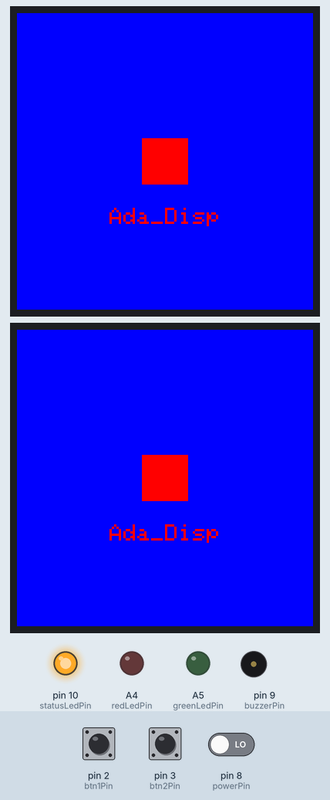
This sketch was run on a simulated Arduino Uno, built with avr-gcc and run on an emulated ATmega328P. Parts: 2 × 128×128 colour display, output pins drawn as LEDs (lit = HIGH), buzzer (waves = sounding). Inputs (shaded band) come from the test bench; at power-on: pin 3 (btn2Pin) LOW, pin 2 (btn1Pin) LOW, pin 8 (powerPin) LOW.

Above: at 3.0 s.
3.1 s: pin 3 (btn2Pin) pulled HIGH for 0.15 s
At 4.1 s:
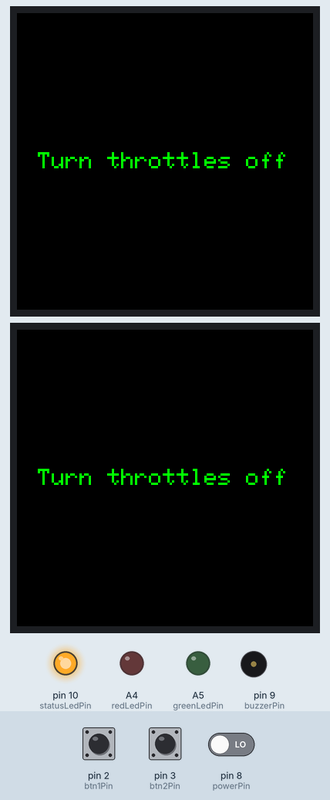
5.0 s: pin 2 (btn1Pin) pulled HIGH for 3.2 s
At 8.7 s:
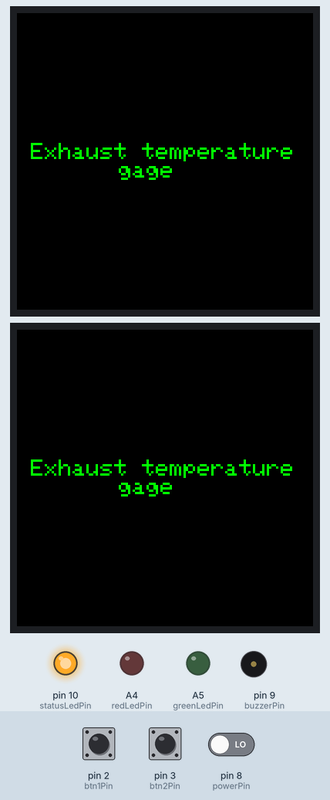
9.7 s: pin 2 (btn1Pin) pulled HIGH for 0.15 s
At 11.0 s:
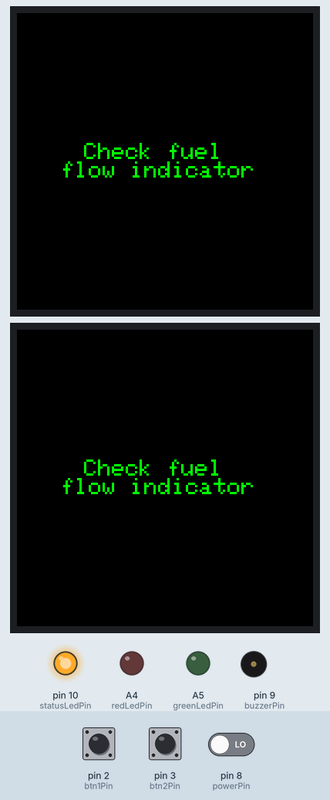
11.7 s: pin 3 (btn2Pin) pulled HIGH for 1 s
At 13.9 s:
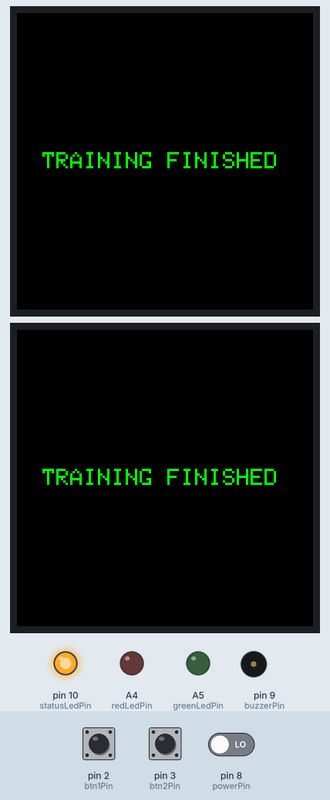
14.2 s: pin 2 (btn1Pin) pulled HIGH for 1 s
At 15.8 s:
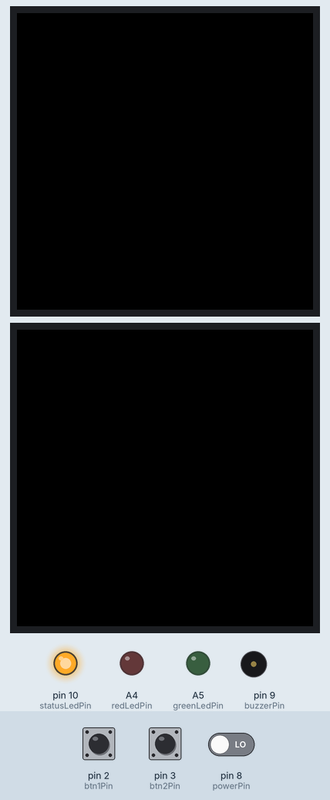
16.7 s: pin 3 (btn2Pin) pulled HIGH for 0.15 s
At 17.9 s:
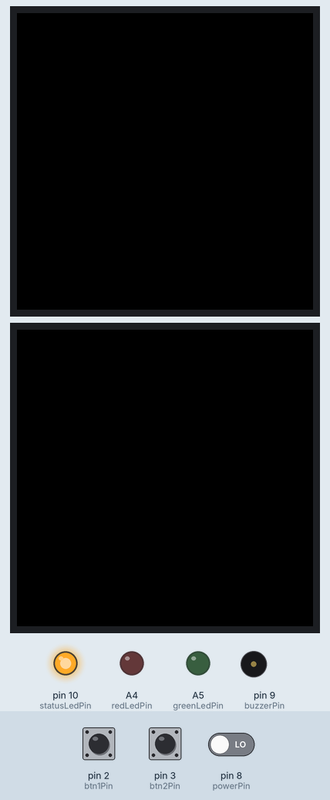
Timing chart, 0 to 19.6 s (numbered marks = the images above; inputs shaded):
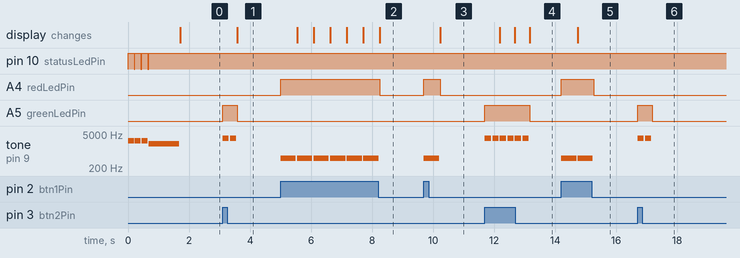

Measured:
- after the input at 3.1 s, A5 (greenLedPin): LOW → HIGH at once, → LOW 0.49 s later; tone on pin 9 (buzzerPin): alternates 3300 Hz for 0.20 s and silent for 0.05 s, 4 changes in all, then stays silent, starting at once; the display: changes after 0.49 s (image 1)
- after the input at 5.0 s, A4 (redLedPin): LOW → HIGH at once, → LOW 3.3 s later; tone on pin 9 (buzzerPin): alternates 500 Hz for 0.50 s and silent for 0.04 s, 12 changes in all, then stays silent, starting at once; the display: first changes after 0.54 s (image 2 shows a later state)
- after the input at 9.7 s, A4 (redLedPin): LOW → HIGH at once, → LOW 0.54 s later; tone on pin 9 (buzzerPin): silent → 500 Hz at once, → silent 0.50 s later; the display: changes after 0.54 s (image 3)
- after the input at 11.7 s, A5 (greenLedPin): LOW → HIGH at once, → LOW 1.5 s later; tone on pin 9 (buzzerPin): alternates 3300 Hz for 0.20 s and silent for 0.05 s, 12 changes in all, then stays silent, starting at once; the display: first changes after 0.49 s (image 4 shows a later state)
- after the input at 14.2 s, A4 (redLedPin): LOW → HIGH at once, → LOW 1.1 s later; tone on pin 9 (buzzerPin): alternates 500 Hz for 0.50 s and silent for 0.03 s, 4 changes in all, then stays silent, starting at once; the display: changes after 0.53 s (image 5)
- after the input at 16.7 s, A5 (greenLedPin): LOW → HIGH at once, → LOW 0.48 s later; tone on pin 9 (buzzerPin): alternates 3300 Hz for 0.20 s and silent for 0.05 s, 4 changes in all, then stays silent, starting at once
- by itself, pin 10 (statusLedPin): alternates HIGH for 0.20 s and LOW for 0.03 s, 7 changes in all, then stays HIGH
- by itself, tone on pin 9 (buzzerPin): plays 2700 Hz for 0.20 s, 2700 Hz for 0.20 s, 2700 Hz for 0.20 s, 2000 Hz for 1.0 s

The sketch:

MainClass.ino
```cpp
#include "Led.h"
#include "Button.h"
#include "Buzzer.h"
#include "Displays.h"
#include "Task.h"

#define greenLedPin A5
#define redLedPin A4
#define statusLedPin 10 // yellow
#define btn1Pin 2 // Button Accept
#define btn2Pin 3 // Button Failure
#define powerPin 8
#define buzzerPin 9
#define sclk 13 // (CL)
#define mosi 11// (SI)
#define rst  6 // (R)
#define cs   5 // (SS)
#define dc   4 // (DC)
#define cs2  7 // (SS)
#define rst2  1 // (R)


// GLOBAL parameters
bool powerState = true;
bool lastPowerState = false;
int iteration = 0;

Led greenLed(greenLedPin);
Led redLed(redLedPin);
Led statusLed(statusLedPin);
Buzzer buzz(buzzerPin);
Button btnAccept(btn1Pin);
Button btnFailure(btn2Pin);
Button powerSwitch(powerPin);
Displays disps(sclk, mosi, dc, cs, cs2, rst, rst2);


void setup()
{
  disps.initDisps();
}

void loop()
{
  powerState == powerSwitch.readState();

  /*if (powerState == true)
  {
    statusLed.setState(true);
  }
  else if (powerState == false)
  {
    statusLed.setState(false);
  }*/


  if (powerState == true)
  {
    if (powerState != lastPowerState)
    {
      programIntro();
    }
    else
    {
      programIteration();
    }
  }
  else if (powerState == false)
  {
    turnProgrammOff();
  }

  lastPowerState = powerState;
}


void programIteration()
{
  // If it is pressed, the buttonState is false

  if (false == btnAccept.readState() &&
      true == btnFailure.readState())
  {
    btnAcceptAction();
    iteration++;
  }
  else if (true  == btnAccept.readState()  &&
           false == btnFailure.readState())
  {
    btnFailureAction();
    iteration++;
  }
  else if (true  == btnAccept.readState()   &&
           true  == btnFailure.readState()  &&
           iteration == 0)
 {
    disps.beforeStartView();
 }

}

void btnAcceptAction()
{
  greenLed.setState(true);
  buzz.playOkTone();
  disps.taskView(iteration);
  greenLed.setState(false);
}


void btnFailureAction()
{
  redLed.setState(true);
  buzz.playFalseTone();
  disps.taskView(iteration);
  redLed.setState(false);
}

void turnProgrammOff()
{
  greenLed.setState(false);
  redLed.setState(false);
  statusLed.setState(false);
  buzz.beQuiet();
  iteration = 0;
}

void programIntro()
{
  buzz.playIntro(statusLed);
  disps.intro();
}
```

Button.h
```cpp
#pragma once
#include <Arduino.h>

class Button
{
public:
	Button(int pinNumber);
	~Button();
	bool readState();

private:
	int btn;
	int btnState = 0;

};

Button::Button(int pinNumber)
{
	btn = pinNumber;
	pinMode(btn, INPUT);
}

Button::~Button()
{

}

bool Button::readState()
{
	return digitalRead(btn);
}
```

Buzzer.h
```cpp
#pragma once
#include <Arduino.h>
#include "Led.h"

class Buzzer
{
public:
	Buzzer(int pin);
	~Buzzer();
	void playOkTone();
	void playFalseTone();
	void playIntro(Led &led);
	void playTone(int toneHz, int durationTime);
  void beQuiet();


private:
	int buzzer;

};

Buzzer::Buzzer(int pin)
{
	buzzer = pin;
}

Buzzer::~Buzzer()
{
}

void Buzzer::playIntro(Led &led)
{
  led.setState(true);
	playTone(2700, 200);
	led.setState(false);
	delay(25);
	led.setState(true);
	playTone(2700, 200);
	led.setState(false);
	delay(25);
	led.setState(true);
	playTone(2700, 200);
	led.setState(false);
	delay(25);
	led.setState(true);
	playTone(2000, 1000);
}


void Buzzer::playFalseTone()
{
	playTone(500, 500);
}

void Buzzer::playOkTone()
{
	playTone(3300, 200);
	delay(50);
	playTone(3300, 200);
}

void Buzzer::playTone(int toneHz, int durationTime)
{
	tone(buzzer, toneHz);
	delay(durationTime);
	noTone(buzzer);
}

void Buzzer::beQuiet()
{
    noTone(buzzer);
}
```

Displays.h
```cpp
#pragma once
#include <Arduino.h>
#include <Adafruit_GFX.h>
#include <Adafruit_SSD1351.h>
#include <SPI.h>
#include "Task.h"

// Color definitions
#define BLACK           0x0000
#define BLUE            0x001F
#define RED             0xF800
#define GREEN           0x07E0
#define CYAN            0x07FF
#define MAGENTA         0xF81F
#define YELLOW          0xFFE0
#define WHITE           0xFFFF


class Displays
{
public:
  Displays(int sclk, int mosi, int dc, int cs, int cs2, int rst, int rst2);
  ~Displays();
  void initDisps(); // 21 znaków poziomo
  void beforeStartView();
  void intro();
  void taskView(int taskNum);
  void correctAnsView();
  void wrongAnsView();
  void testView();


private:
  Adafruit_SSD1351 disp1;
  Adafruit_SSD1351 disp2;
  int numOf;

  bool printTextLine(String text, int line, int totalLines);
  int getNumOfLines(String task);
  int Displays::getYpos(int line, int totalLines);
  int Displays::getXpos(int stringLen);

};

Displays::Displays(int sclk, int mosi, int dc, int cs, int cs2, int rst, int rst2)
: disp1(cs, dc, mosi, sclk, rst), disp2(cs2, dc, mosi, sclk, rst2)
{
  numOf = 0;
}

Displays::~Displays()
{
}


void Displays::initDisps()
{
 Serial.begin(9600);
    disp1.begin();
    disp2.begin();
}


void Displays::beforeStartView()
{
  if (numOf == 0)
  {
	  disp1.fillScreen(BLACK);
    disp2.fillScreen(BLACK);
    disp1.setTextColor(GREEN);
    disp2.setTextColor(GREEN);
	disp1.setCursor(15, 64);
    disp2.setCursor(15, 64);
	disp1.print("Press any button");
    disp2.print("Press any button");
	disp1.setCursor(35, 74);
    disp2.setCursor(35, 74);
	disp1.print("to start");
    disp2.print("to start");
	numOf++;
  }
  else if (numOf > 3)
  {
    delay(1000);
    numOf = 0;
    beforeStartView();
  }
  else
  {
    disp1.print(".");
    disp2.print(".");
    numOf++;
  }

  delay(250);
}


void Displays::intro()
{
  disp1.fillScreen(BLUE);
  disp1.setCursor(34, 84); // X, Y
  disp1.setTextColor(RED);
  disp1.print(" Ada_Disp ");
  disp1.fillRect(54, 54, 20, 20, RED);

  disp2.fillScreen(BLUE);
  disp2.setCursor(34, 84); // X, Y
  disp2.setTextColor(RED);
  disp2.print(" Ada_Disp ");
  disp2.fillRect(54, 54, 20, 20, RED);

  delay(500);
}


void Displays::taskView(int taskNum)
{
  int index = 0;
  int lastIndex = 0;
  int line = 1;
  int numOfLines;
  String task;
  String subString;

  printTextLine("", 0, 0);
  task = tasksN[taskNum];
  numOfLines = getNumOfLines(task);

  while (lastIndex < task.length())
  {
    index = task.indexOf("\n", lastIndex);
    subString = task.substring(lastIndex, index);
    lastIndex += subString.length() + 2;

    printTextLine(subString, line, numOfLines);
    line++;
  }

}


void Displays::correctAnsView()
{
  disp1.fillRect(0, 32, 128, 5, GREEN);
  disp2.fillRect(0, 32, 128, 5, GREEN);

  disp1.fillRect(0, 123, 128, 5, GREEN);
  disp2.fillRect(0, 123, 128, 5, GREEN);
}


void Displays::wrongAnsView()
{
  disp1.fillRect(0, 32, 128, 5, RED);
  disp2.fillRect(0, 32, 128, 5, RED);

  disp1.fillRect(0, 123, 128, 5, RED);
  disp2.fillRect(0, 123, 128, 5, RED);
}


void Displays::testView()
{
	String text;

	if (numOf == 0)
	{
		text = "Are you ready?";
		printTextLine(text, 1, 1);
	}
	else if (numOf == 1)
	{
		text = "Press wrong\nanswer button.";
		printTextLine(text, 1, 2);
		printTextLine(text, 2, 2);
		// student should see red screen elements
	}
	else if (numOf == 2)
	{
		text = "Press good\nanswer button.";
		printTextLine(text, 1, 2);
		printTextLine(text, 2, 2);
		// student should see green screen elements
	}

}


/**This method print text line in the center, of the display 120x120px.
Return false and pring communicate in case of error.*/
bool Displays::printTextLine(String text, int line, int totalLines)
{
  // ilosc liter
  // oblicz pozycje x
  // oblicz pozycje y jezeli to n-linia/x-linii


	int textSize  = text.length();
	int yPos = (4 + ((15 - totalLines) * 4)) + ((line - 1) * 8);
  int xPos = 4 + (((20 - textSize) * 5) / 2);

  if(line == 0)
  {
    disp1.fillScreen(BLACK);
    disp2.fillScreen(BLACK);
    disp1.setTextColor(GREEN);
    disp2.setTextColor(GREEN);
  }
  else
  {
    if (textSize < 21)
    {
      disp1.setCursor(xPos, yPos);
      disp1.print(text);
      disp2.setCursor(xPos, yPos);
      disp2.print(text);
    }
    else
    {
      xPos = 54;
      yPos = 4 + (7 * 8);
      disp1.setCursor(xPos, yPos);
      disp1.print("error");
      disp2.setCursor(xPos, yPos);
      disp2.print("error");
    }
  }
}

int Displays::getNumOfLines(String task)
{
  int line = 0;
  int index = 0;
  int lastIndex = 0;
  String subString;

  for (int i = 0; i < task.length(); i++)
  {
    index = task.indexOf("\n", lastIndex);
    subString = task.substring(lastIndex, index);
    i += subString.length() + 2;
    lastIndex = index + 2;
    line++;
  }

  return line;
}


/*
 * Remember to count from 0 !
 *
 * Zatem pierwsza linijka powinna się zaczynac na wysokosci Y = 34
 * Kazda nastepna powinna byc o 10 pxl nizej
 * Lacznie jest 8 linii poziomych
 *
 * Pierwszy znak powinien byc na punkcie X = 1
 * Kazdy nastepny powinien byc 5 pxl dalej
 * Lacznie sa 24 punkty
 */
int Displays::getXpos(int stringLen)
{
  return ((24 - stringLen) / 2) * 5;
}


int Displays::getYpos(int line, int totalLines)
{
  int totalPos = 24 + (((8 - totalLines) / 2) * 10);
  int linePos = totalPos + (line - 1) * 10;

  return linePos;
}
```

Led.h
```cpp
#pragma once
#include <Arduino.h>

class Led
{
	private:
		int led;

	public:

		Led(int pinNum);
		~Led();

		void setState(bool setHigh);
		void initialBlinking();


};

Led::Led(int pinNum)
{
	led = pinNum;
	pinMode(led, OUTPUT);
}

Led::~Led()
{
	digitalWrite(led, LOW);
}

void Led::setState(bool setHigh)
{
	setHigh ? digitalWrite(led, HIGH) : digitalWrite(led, LOW);
}

void Led::initialBlinking()
{
	for (int i = 0; i < 5; i++)
	{
		setState(true);
		delay(500);
		setState(false);
		delay(500);
	}
}
```

Task.h
```cpp
#pragma once
#include <Arduino.h>

/*
 * Maximal number of signs in one line is 20
 * Maximal number of lines is 8
 * Signs "\n " enter new line
 */

const String tasksN[] =
{
  "Turn throttles off",
  "Connect external\n compressed air\n source",
  "Turn on engine\n master switches",
  "Depress right engine\n ignitiation button\n \n \n 10 % RPM",
  "Relese\n ignitiation button",
  "Start switch\n at NATURAL position",
  "Exhaust temperature\n gage",
  "Check fuel\n flow indicator",
  "Check oil pressure\n gage",
  "TURN ON\n generator controll\n switches",
  "TRAINING FINISHED"
};
```
